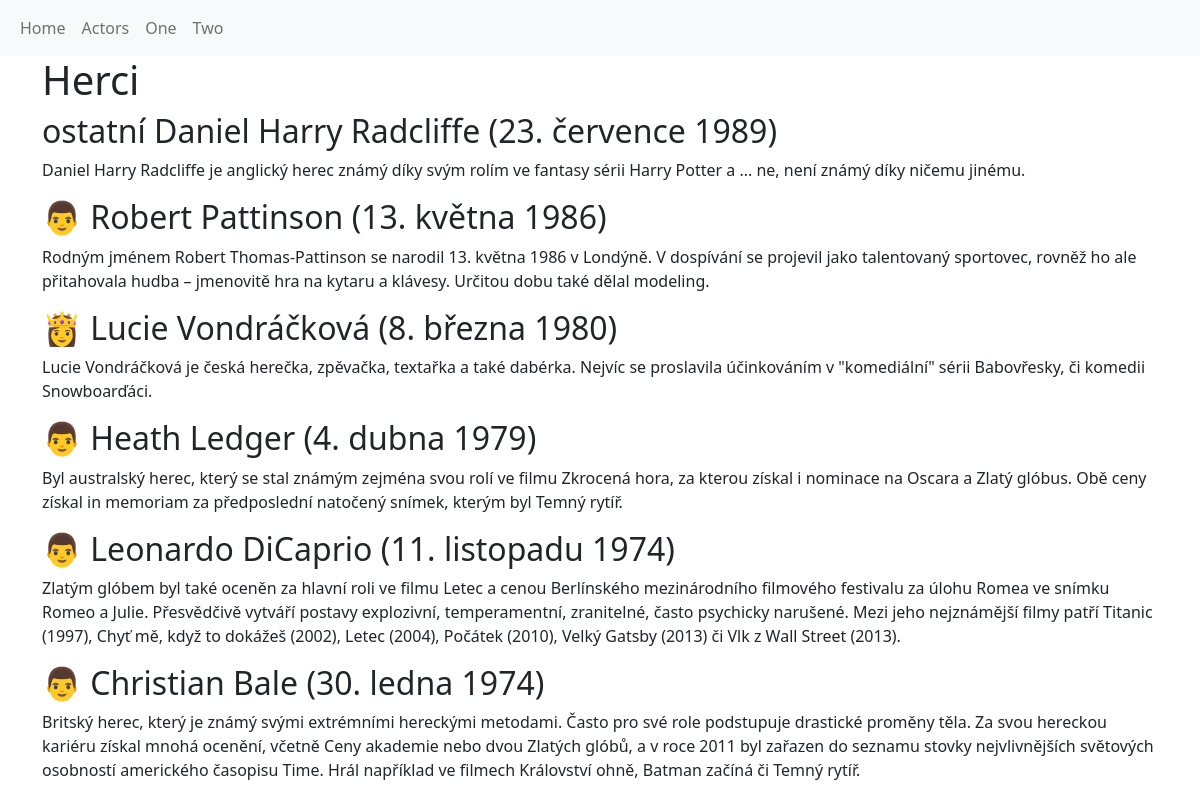
The app's page /herci, older data.
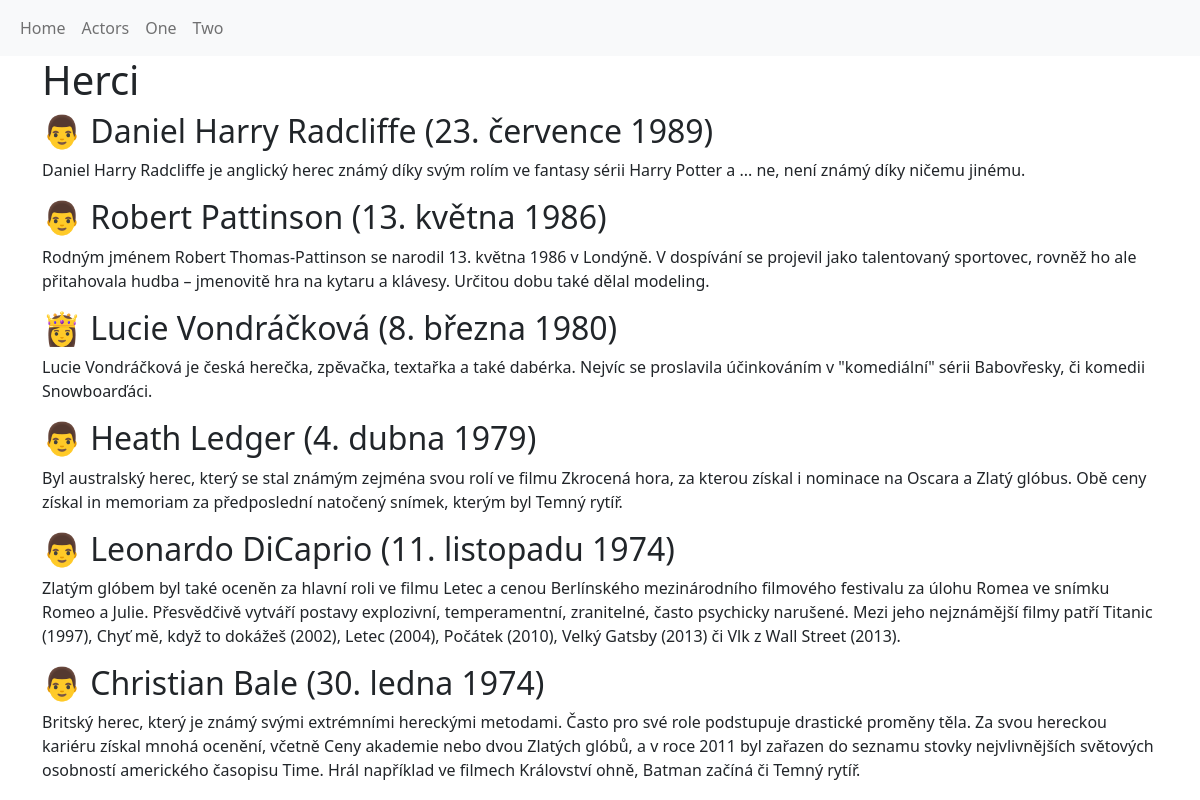
The same page, newer data.
### gaflix/models.py (models this page shows, shortened)
class Actor(models.Model):
    name = models.CharField(max_length=255)
    description = models.TextField(null=True, blank=True)
    birth_date = models.DateField(null=True, blank=True)
    sex = models.CharField(choices=SEX_CHOICES, max_length=32, default='male')
    class Meta:
        ordering = ['name']

### gaflix/views.py (the view)
# urls.py: path('herci', actorlist, name='actorlist'),
def actorlist(request):
    context = {
        'actors': Actor.objects.filter(birth_date__year__gte=1963).order_by("-birth_date"),
        'SEX_MALE': SEX_MALE,
        'SEX_FEMALE': SEX_FEMALE
    }
    return render(request, 'actors.html', context)

### templates/actors.html (shortened to what this page needs)
{% extends 'base.html' %}
{% block content %}
    <div class="container">
        <h1>Herci</h1>
        {% for actor in actors %}
        <h2>
            {% if actor.sex == SEX_MALE %}
                👨
            {% elif actor.sex == SEX_FEMALE %}
                👸
            {% else%}
                ostatní
            {% endif %}
            {{ actor.name }} ({{actor.birth_date}})
        </h2>
        <p>{{ actor.description }}</p>
        {% endfor %}
    </div>
{% endblock %}

Row changes from the older to the newer data that the page shows:
changed Actor "Daniel Harry Radcliffe": sex "ostatní" → "👨"
